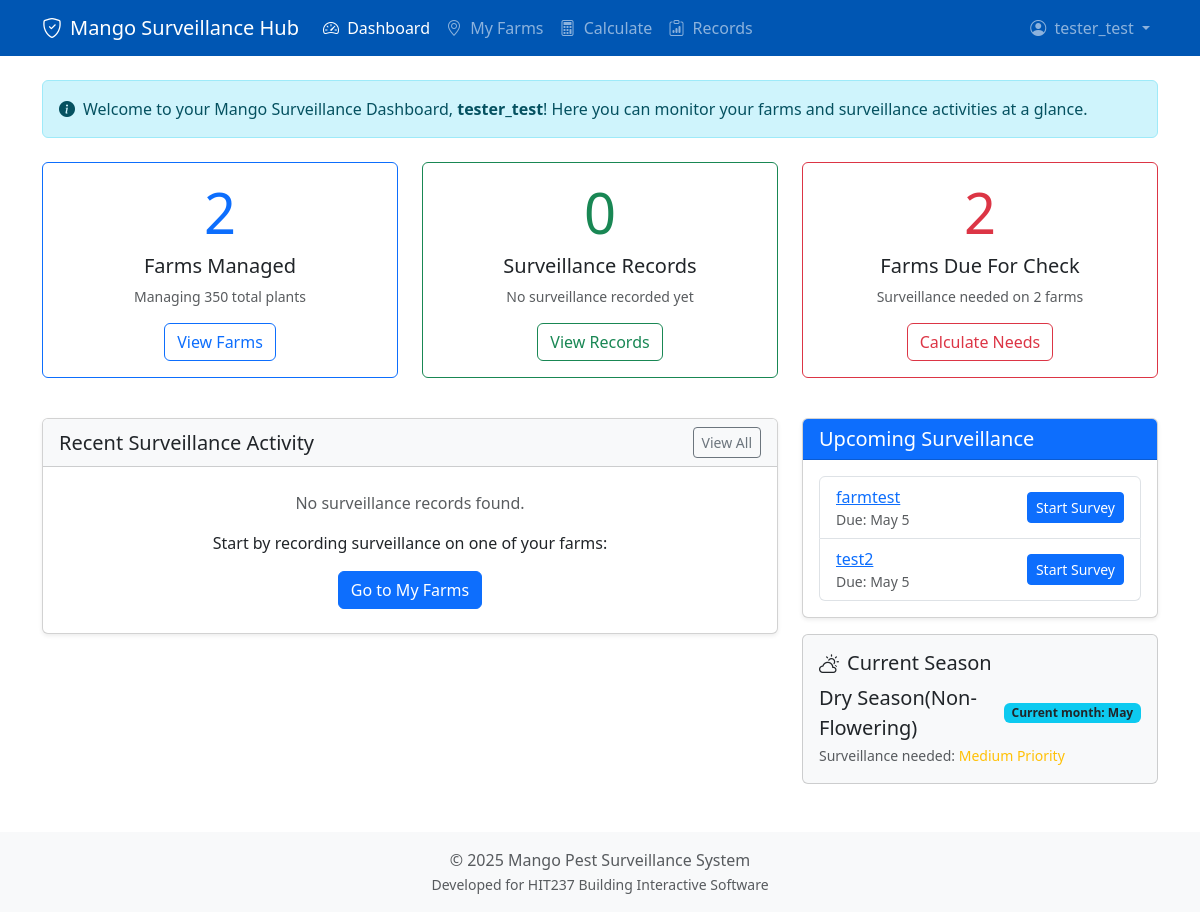
The app's page / (signed in) with its own data.
### core/models.py (models this page shows, shortened)
class Grower(models.Model):
    user = models.OneToOneField(User, on_delete=models.CASCADE, related_name='grower_profile')
    farm_name = models.CharField(max_length=100)
    contact_number = models.CharField(max_length=20, blank=True, null=True)
    def total_plants_managed(self):
        from django.db.models import Sum, F, ExpressionWrapper, DecimalField
        farms_with_counts = self.farms.filter(
            size_hectares__isnull=False,
            stocking_rate__isnull=False
        )
        total_expr = ExpressionWrapper(
            F('size_hectares') * F('stocking_rate'),
            output_field=DecimalField()
        )
        result = farms_with_counts.aggregate(
            total=Sum(total_expr)
        )
        total = result['total']
        return int(total) if total is not None else None

class Farm(models.Model):
    owner = models.ForeignKey(
        Grower,
        on_delete=models.CASCADE,
        related_name='farms',
        db_index=True
    )
    name = models.CharField(max_length=100, db_index=True)
    region = models.ForeignKey(
        Region,
        on_delete=models.SET_NULL,
        null=True,
        blank=True,
        related_name='farms'
    )
    size_hectares = models.DecimalField(
        max_digits=10,
        decimal_places=2,
        null=True,
        blank=True,
        help_text="Total farm size in hectares"
    )
    stocking_rate = models.IntegerField(
        null=True,
        blank=True,
        help_text="Number of plants per hectare"
    )
    plant_type = models.ForeignKey(
        PlantType,
        on_delete=models.SET_NULL,
        null=True,
        blank=True,
        related_name='farms'
    )
    distribution_pattern = models.CharField(
        max_length=20,
        choices=DISTRIBUTION_CHOICES,
        default='uniform'
    )
    location_description = models.CharField(
        max_length=255,
        blank=True,
        null=True,
        help_text="e.g., \"Near Katherine River\", \"Smith Property via XYZ Road\""
    )
    geoscape_address_id = models.CharField(
        max_length=50,
        blank=True,
        null=True,
        unique=True,
        help_text="Unique identifier from Geoscape API for the selected address"
    )
    formatted_address = models.CharField(
        max_length=500,
        blank=True,
        null=True,
        help_text="Full address string selected via Geoscape API"
    )
    has_exact_address = models.BooleanField(
        default=False,
        help_text="Indicates if the user provided an exact address via search"
    )
    boundary = models.JSONField(
        null=True,
        blank=True,
        help_text="Cadastral boundary polygon data (e.g., GeoJSON) from Geoscape API"
    )
    class Meta:
        ordering = ['name']
        indexes = [
            models.Index(fields=['name']),
            models.Index(fields=['owner']),
            models.Index(fields=['plant_type']),
            models.Index(fields=['region']),
        ]
    def last_surveillance_date(self):
        latest = self.surveillance_records.order_by('-date_performed').first()
        return latest.date_performed if latest else None
    def next_due_date(self):
        last_date = self.last_surveillance_date()
        today = timezone.now().date()
        if not last_date:
            return today
        thirty_days_after = last_date.date() if isinstance(last_date, datetime) else last_date + timedelta(days=30)
        return today if thirty_days_after <= today else thirty_days_after

class SeasonalStage(models.Model):
    name = models.CharField(
        max_length=100,
        unique=True,
        help_text="Descriptive name for the stage (e.g., 'Flowering', 'Early Fruit Development')"
    )
    months = models.CharField(
        max_length=50,
        help_text="Comma-separated list of month numbers (1-12) this stage applies to. Handles year rollover."
    )
    prevalence_p = models.DecimalField(
        max_digits=4,
        decimal_places=3,
        help_text="Estimated pest/disease prevalence (e.g., 0.05 for 5%) during this stage, used in calculations."
    )
    active_pests = models.ManyToManyField(
        Pest,
        related_name='seasonal_stages',
        blank=True,
        help_text="Pests that are typically active during this stage."
    )
    active_diseases = models.ManyToManyField(
        Disease,
        related_name='seasonal_stages',
        blank=True,
        help_text="Diseases that are typically active during this stage."
    )
    class Meta:
        ordering = ['id'] # Or define a specific order if needed
        verbose_name = "Seasonal Stage Mapping"
        verbose_name_plural = "Seasonal Stage Mappings"

### core/views.py (the view)
# urls.py: path('', views.dashboard_view, name='dashboard'),
@login_required
def dashboard_view(request):
    grower = request.user.grower_profile
    farms = get_user_farms(request.user)
    surveillance_count = grower.surveillance_records.count()
    latest_record = grower.surveillance_records.order_by('-date_performed').first()
    total_plants = grower.total_plants_managed()
    recent_records = grower.surveillance_records.order_by('-date_performed')[:5]
    today = timezone.now().date()
    week_ago = today - timezone.timedelta(days=7)
    due_farms = []
    for farm in farms:
        last_date = farm.last_surveillance_date()
        if not last_date or last_date.date() < week_ago:
            due_farms.append(farm)
    due_farms_count = len(due_farms)
    seasonal_info = get_seasonal_stage_info()
    current_season = seasonal_info['stage_name'] if seasonal_info['stage_name'] else 'Unknown'
    month_used = seasonal_info['month_used']
    month_names = ['January', 'February', 'March', 'April', 'May', 'June', 'July', 'August', 'September', 'October', 'November', 'December']
    season_label = f"Current month: {month_names[month_used-1]}"
    context = {
        'grower': grower,
        'surveillance_count': surveillance_count,
        'latest_record': latest_record,
        'total_plants': total_plants,
        'recent_records': recent_records,
        'due_farms': due_farms,
        'due_farms_count': due_farms_count,
        'current_season': current_season,
        'season_label': season_label,
        'seasonal_info': seasonal_info  # Pass the full seasonal info to the template
    }
    return render(request, 'core/dashboard.html', context)

### core/templates/core/dashboard.html (shortened to what this page needs)
{% extends 'core/base.html' %}
{% block content %}
<div class="alert alert-info d-flex align-items-center mb-4" role="alert">
  <i class="bi bi-info-circle-fill me-2"></i>
  <div>
    Welcome to your Mango Surveillance Dashboard, <strong>{{ grower.user.username }}</strong>!
    <span class="d-none d-md-inline">Here you can monitor your farms and surveillance activities at a glance.</span>
  </div>
</div>
<div class="row mb-4">
    <div class="col-md-4 mb-3">
        <div class="card h-100 border-primary">
            <div class="card-body text-center">
                <div class="display-4 text-primary mb-2">{{ grower.farms.count }}</div>
                <h5 class="card-title">Farms Managed</h5>
                <p class="card-text text-muted small">
                    {% if total_plants %}
                        Managing {{ total_plants }} total plants
                    {% else %}
                        Add size details to your farms
                    {% endif %}
                </p>
                <a href="{% url 'core:myfarms' %}" class="btn btn-outline-primary">View Farms</a>
            </div>
        </div>
    </div>
    <div class="col-md-4 mb-3">
        <div class="card h-100 border-success">
            <div class="card-body text-center">
                <div class="display-4 text-success mb-2">{{ surveillance_count|default:"0" }}</div>
                <h5 class="card-title">Surveillance Records</h5>
                <p class="card-text text-muted small">
                    {% if latest_record %}
                        Last record: {{ latest_record.date_performed|date:"M j, Y" }}
                    {% else %}
                        No surveillance recorded yet
                    {% endif %}
                </p>
                <a href="{% url 'core:record_list' %}" class="btn btn-outline-success">View Records</a>
            </div>
        </div>
    </div>
    <div class="col-md-4 mb-3">
        <div class="card h-100 border-danger">
            <div class="card-body text-center">
                <div class="display-4 text-danger mb-2">{{ due_farms_count|default:"0" }}</div>
                <h5 class="card-title">Farms Due For Check</h5>
                <p class="card-text text-muted small">
                    {% if due_farms_count > 0 %}
                        Surveillance needed on {{ due_farms_count }} farm{{ due_farms_count|pluralize }}
                    {% else %}
                        All farms are up to date
                    {% endif %}
                </p>
                <a href="{% url 'core:calculator' %}" class="btn btn-outline-danger">Calculate Needs</a>
            </div>
        </div>
    </div>
</div>
<div class="row mb-4">
    <div class="col-lg-8">
        <div class="card shadow-sm">
            <div class="card-header bg-light d-flex justify-content-between align-items-center">
                <h5 class="mb-0">Recent Surveillance Activity</h5>
                <a href="{% url 'core:record_list' %}" class="btn btn-sm btn-outline-secondary">View All</a>
            </div>
            <div class="card-body p-0">
                {% if recent_records %}
                <div class="table-responsive">
                    <table class="table table-hover mb-0">
                        <thead class="table-light">
                            <tr>
                                <th>Date</th>
                                <th>Farm</th>
                                <th>Plants Checked</th>
                                <th>Findings</th>
                            </tr>
                        </thead>
                        <tbody>
                            {% for record in recent_records %}
                            <tr>
                                <td>{{ record.date_performed|date:"M j, Y" }}</td>
                                <td><a href="{% url 'core:farm_detail' record.farm.id %}">{{ record.farm.name }}</a></td>
                                <td>{{ record.plants_surveyed }}</td>
                                <td>
                                    {% if record.pests_found.exists %}
                                        <span class="badge bg-danger">Pests Found</span>
                                    {% else %}
                                        <span class="badge bg-success">No Pests</span>
                                    {% endif %}
                                </td>
                            </tr>
                            {% endfor %}
                        </tbody>
                    </table>
                </div>
                {% else %}
                <div class="p-4 text-center">
                    <p class="text-muted">No surveillance records found.</p>
                    <p>Start by recording surveillance on one of your farms:</p>
                    <a href="{% url 'core:myfarms' %}" class="btn btn-primary">Go to My Farms</a>
                </div>
                {% endif %}
            </div>
        </div>
    </div>
    <div class="col-lg-4">
        <div class="card shadow-sm">
            <div class="card-header bg-primary text-white">
                <h5 class="mb-0">Upcoming Surveillance</h5>
            </div>
            <div class="card-body">
                {% if due_farms %}
                <ul class="list-group">
                    {% for farm in due_farms %}
                    <li class="list-group-item d-flex justify-content-between align-items-center">
                        <div>
                            <a href="{% url 'core:farm_detail' farm.id %}">{{ farm.name }}</a>
                            <small class="d-block text-muted">Due: {{ farm.next_due_date|date:"M j" }}</small>
                        </div>
                        <a href="{% url 'core:start_survey_session' farm.id %}" class="btn btn-sm btn-primary">Start Survey</a>
                    </li>
                    {% endfor %}
                </ul>
                {% endif %}
            </div>
        </div>
        <div class="card mt-3 bg-light">
            <div class="card-body">
                <h5 class="card-title">
                    <i class="bi bi-cloud-sun me-2"></i>Current Season
                </h5>
                <div class="d-flex justify-content-between align-items-center">
                    <span class="fs-5">{{ current_season }}</span>
                    <span class="badge bg-info text-dark">{{ season_label }}</span>
                </div>
                <small class="text-muted">Surveillance needed:
                    {% if current_season == 'Wet' %}
                        <span class="text-danger">High Priority</span>
                    {% else %}
                        <span class="text-warning">Medium Priority</span>
                    {% endif %}
                </small>
            </div>
        </div>
    </div>
</div>
{% endblock %}

### core/templates/core/base.html (shortened to what this page needs)
<!DOCTYPE html>
<html lang="en">
<head>
    <link href="https://cdn.jsdelivr.net/npm/bootstrap@5.3.3/dist/css/bootstrap.min.css" rel="stylesheet">
    <link rel="stylesheet" href="https://cdn.jsdelivr.net/npm/bootstrap-icons@1.11.3/font/bootstrap-icons.min.css">
</head>
<body class="d-flex flex-column min-vh-100">
    <nav class="navbar navbar-expand-lg navbar-dark fixed-top" style="background-color: var(--primary-color);">
        <div class="container">
            <a class="navbar-brand d-flex align-items-center" href="{% url 'core:dashboard' %}">
                <i class="bi bi-shield-check me-2"></i>
                Mango Surveillance Hub
            </a>
            <div class="collapse navbar-collapse" id="navbarNav">
                {% if user.is_authenticated %}
                <ul class="navbar-nav me-auto mb-2 mb-lg-0">
                    <li class="nav-item">
                        <a class="nav-link {% if request.resolver_match.url_name == 'dashboard' %}active{% endif %}" href="{% url 'core:dashboard' %}">
                            <i class="bi bi-speedometer2 me-1"></i> Dashboard
                        </a>
                    </li>
                    <li class="nav-item">
                        <a class="nav-link {% if request.resolver_match.url_name == 'myfarms' %}active{% endif %}" href="{% url 'core:myfarms' %}">
                            <i class="bi bi-geo-alt me-1"></i> My Farms
                        </a>
                    </li>
                    <li class="nav-item">
                        <a class="nav-link {% if request.resolver_match.url_name == 'calculator' %}active{% endif %}" href="{% url 'core:calculator' %}">
                            <i class="bi bi-calculator me-1"></i> Calculate
                        </a>
                    </li>
                    <li class="nav-item">
                        <a class="nav-link {% if request.resolver_match.url_name == 'record_list' %}active{% endif %}" href="{% url 'core:record_list' %}">
                            <i class="bi bi-clipboard-data me-1"></i> Records
                        </a>
                    </li>
                </ul>
                <ul class="navbar-nav ms-auto mb-2 mb-lg-0">
                    <li class="nav-item dropdown">
                        <a class="nav-link dropdown-toggle" href="#" id="navbarDropdownAccount" role="button" data-bs-toggle="dropdown" aria-expanded="false">
                            <i class="bi bi-person-circle me-1"></i> {{ user.username }}
                        </a>
                    </li>
                </ul>
                {% endif %}
            </div>
        </div>
    </nav>
    <div class="container my-4">
        <main>
            {% block content %}
            {% endblock %}
        </main>
    </div>
    <footer class="mt-auto py-3 bg-light text-center">
        <div class="container">
            <span class="text-muted">© {% now "Y" %} Mango Pest Surveillance System</span><br>
            <small class="text-muted">Developed for HIT237 Building Interactive Software</small>
        </div>
    </footer>
</body>
</html>

### records on screen
Grower: user.username "tester_test", farms.count "2"
Farm: name "farmtest", next_due_date "May 5"
Farm: name "test2", next_due_date "May 5"
SeasonalStage: name "Dry Season(Non-Flowering)"

### other values on screen
{{ user.username }} "tester_test"
{{ total_plants }} "350"
{{ surveillance_count|default:"0" }} "0"
{{ due_farms_count|default:"0" }} "2"
{{ due_farms_count }} "2"
{{ season_label }} "Current month: May"
